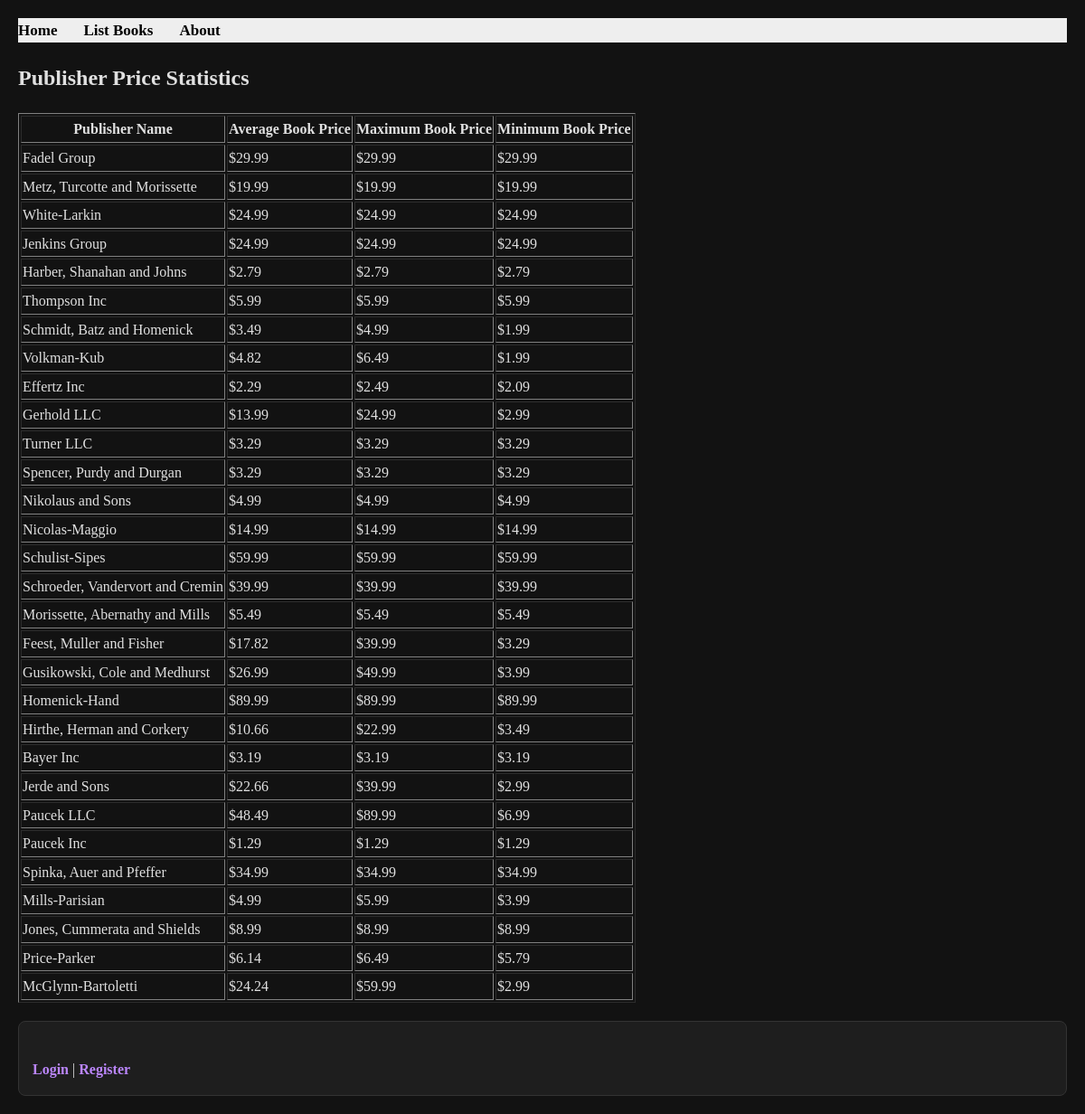
/books/lab9/task4/, run on the app's committed database.
### apps/bookmodule/models.py (models this page shows)
class Publisher(models.Model):
  name = models.CharField(max_length=200)
  location = models.CharField(max_length=300)

### apps/bookmodule/views.py (the view)
# urls.py: path('lab9/task4/', views.l9Task4, name='books.l9Task4'),
def l9Task4(request):
    stats = Publisher.objects.annotate(
        avgPrice=Avg('book1__price'),
        maxPrice=Max('book1__price'),
        minPrice=Min('book1__price')).filter(book1__price__isnull=False)
    return render(request, 'bookmodule/lab9Task4.html', {'stats': stats})

### apps/templates/bookmodule/lab9Task4.html (shortened to what this page needs)
{% extends "layouts/base.html" %}
{% block content %}
    <h2>Publisher Price Statistics</h2>
    <table border="1">
        <tr>
            <th>Publisher Name</th>
            <th>Average Book Price</th>
            <th>Maximum Book Price</th>
            <th>Minimum Book Price</th>
        </tr>
        {% for publisher in stats %}
        <tr>
            <td>{{ publisher.name }}</td>
            <td>${{ publisher.avgPrice|floatformat:2 }}</td>
            <td>${{ publisher.maxPrice|floatformat:2 }}</td>
            <td>${{ publisher.minPrice|floatformat:2 }}</td>
        </tr>
        {% endfor %}
    </table>
{% endblock %}

### apps/templates/layouts/base.html (style rules this page uses)
:root { --bg-color: #121212; --text-color: #e0e0e0; --nav-bg: #1e1e1e; --link-color: #bb86fc; --border-color: #333333; }
body { background-color: var(--bg-color); color: var(--text-color); margin: 0; padding: 20px; line-height: 1.6; }

### data on the page
Publisher: name "Fadel Group", avgPrice "29.99", maxPrice "29.99", minPrice "29.99"
Publisher: name "Metz, Turcotte and Morissette", avgPrice "19.99", maxPrice "19.99", minPrice "19.99"
Publisher: name "White-Larkin", avgPrice "24.99", maxPrice "24.99", minPrice "24.99"
Publisher: name "Jenkins Group", avgPrice "24.99", maxPrice "24.99", minPrice "24.99"
Publisher: name "Harber, Shanahan and Johns", avgPrice "2.79", maxPrice "2.79", minPrice "2.79"
Publisher: name "Thompson Inc", avgPrice "5.99", maxPrice "5.99", minPrice "5.99"
Publisher: name "Schmidt, Batz and Homenick", avgPrice "3.49", maxPrice "4.99", minPrice "1.99"
Publisher: name "Volkman-Kub", avgPrice "4.82", maxPrice "6.49", minPrice "1.99"
Publisher: name "Effertz Inc", avgPrice "2.29", maxPrice "2.49", minPrice "2.09"
Publisher: name "Gerhold LLC", avgPrice "13.99", maxPrice "24.99", minPrice "2.99"
Publisher: name "Turner LLC", avgPrice "3.29", maxPrice "3.29", minPrice "3.29"
Publisher: name "Spencer, Purdy and Durgan", avgPrice "3.29", maxPrice "3.29", minPrice "3.29"
Publisher: name "Nikolaus and Sons", avgPrice "4.99", maxPrice "4.99", minPrice "4.99"
Publisher: name "Nicolas-Maggio", avgPrice "14.99", maxPrice "14.99", minPrice "14.99"
Publisher: name "Schulist-Sipes", avgPrice "59.99", maxPrice "59.99", minPrice "59.99"
Publisher: name "Schroeder, Vandervort and Cremin", avgPrice "39.99", maxPrice "39.99", minPrice "39.99"
Publisher: name "Morissette, Abernathy and Mills", avgPrice "5.49", maxPrice "5.49", minPrice "5.49"
Publisher: name "Feest, Muller and Fisher", avgPrice "17.82", maxPrice "39.99", minPrice "3.29"
Publisher: name "Gusikowski, Cole and Medhurst", avgPrice "26.99", maxPrice "49.99", minPrice "3.99"
Publisher: name "Homenick-Hand", avgPrice "89.99", maxPrice "89.99", minPrice "89.99"
Publisher: name "Hirthe, Herman and Corkery", avgPrice "10.66", maxPrice "22.99", minPrice "3.49"
Publisher: name "Bayer Inc", avgPrice "3.19", maxPrice "3.19", minPrice "3.19"
Publisher: name "Jerde and Sons", avgPrice "22.66", maxPrice "39.99", minPrice "2.99"
Publisher: name "Paucek LLC", avgPrice "48.49", maxPrice "89.99", minPrice "6.99"
Publisher: name "Paucek Inc", avgPrice "1.29", maxPrice "1.29", minPrice "1.29"
Publisher: name "Spinka, Auer and Pfeffer", avgPrice "34.99", maxPrice "34.99", minPrice "34.99"
Publisher: name "Mills-Parisian", avgPrice "4.99", maxPrice "5.99", minPrice "3.99"
Publisher: name "Jones, Cummerata and Shields", avgPrice "8.99", maxPrice "8.99", minPrice "8.99"
Publisher: name "Price-Parker", avgPrice "6.14", maxPrice "6.49", minPrice "5.79"
Publisher: name "McGlynn-Bartoletti", avgPrice "24.24", maxPrice "59.99", minPrice "2.99"
